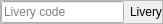
<?xml version="1.0" encoding="UTF-8"?>
<ui version="4.0">
 <class>CDbLiverySelectorComponent</class>
 <widget class="QFrame" name="CDbLiverySelectorComponent">
  <property name="geometry">
   <rect>
    <x>0</x>
    <y>0</y>
    <width>163</width>
    <height>24</height>
   </rect>
  </property>
  <property name="windowTitle">
   <string>Livery selector</string>
  </property>
  <property name="frameShape">
   <enum>QFrame::StyledPanel</enum>
  </property>
  <property name="frameShadow">
   <enum>QFrame::Raised</enum>
  </property>
  <layout class="QHBoxLayout" name="hl_LiverySelector">
   <property name="leftMargin">
    <number>0</number>
   </property>
   <property name="topMargin">
    <number>0</number>
   </property>
   <property name="rightMargin">
    <number>0</number>
   </property>
   <property name="bottomMargin">
    <number>0</number>
   </property>
   <item>
    <widget class="QLineEdit" name="le_Livery">
     <property name="placeholderText">
      <string>Livery code</string>
     </property>
    </widget>
   </item>
   <item>
    <widget class="QLabel" name="lbl_Description">
     <property name="text">
      <string>Livery</string>
     </property>
    </widget>
   </item>
  </layout>
 </widget>
 <resources/>
 <connections/>
</ui>
